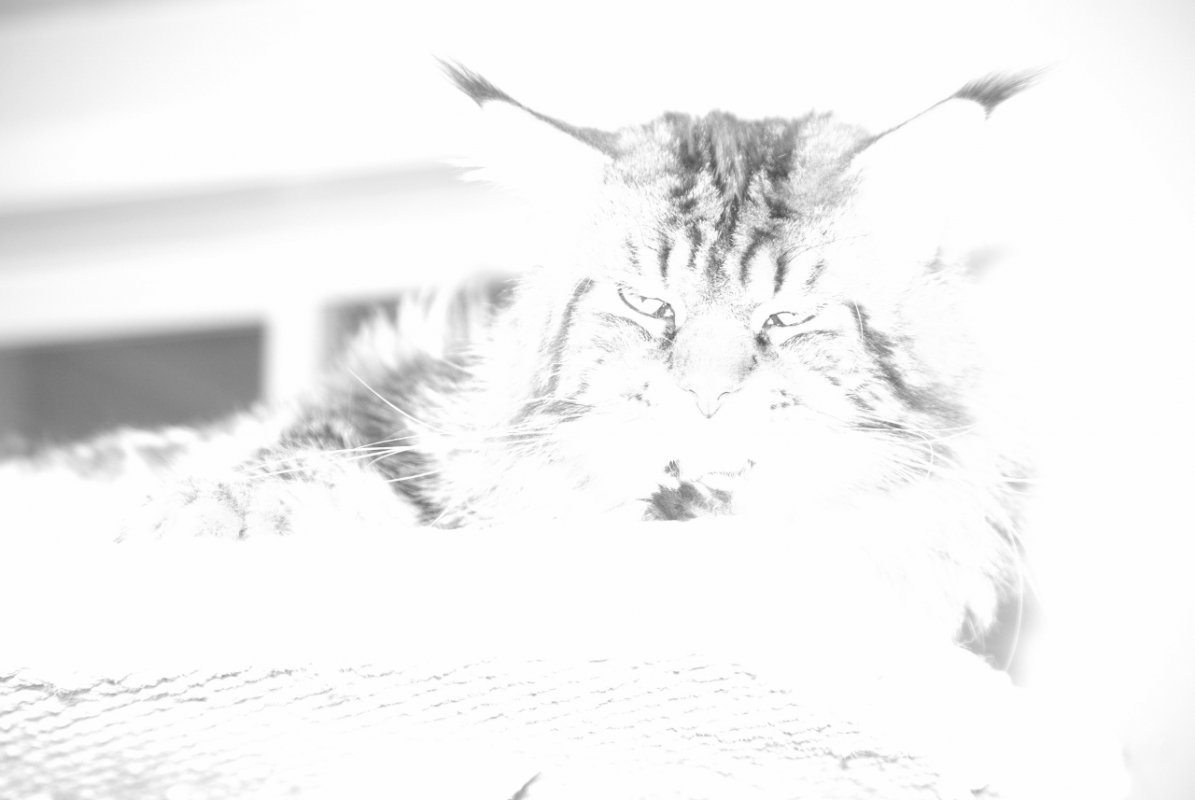
#> input picture over_exposure_grey.jpg, 1195 x 800 px
$ python midterm_q4.py
#> lines starting #> are read from the running program, lines starting #| are printed output that depends on the picture
from PIL import Image, ImageFilter, ImageEnhance

def image_enhancement(image_path):
    # 打開原始影像
#> called with image_path = 'over_exposure_grey.jpg'
    original_image = Image.open(image_path)
#> original_image is the input picture: PIL image 1195x800 L; min 73, max 255, mean 242.9

    # 1. 模糊處理
    blurred_image = original_image.filter(ImageFilter.BLUR)

    # 2. 銳化處理
    sharpened_image = blurred_image.filter(ImageFilter.SHARPEN)

    # 3. 調整亮度
    brightness = ImageEnhance.Brightness(sharpened_image)
    enhanced_brightness_image = brightness.enhance(0.85)  # 增強亮度1.5倍
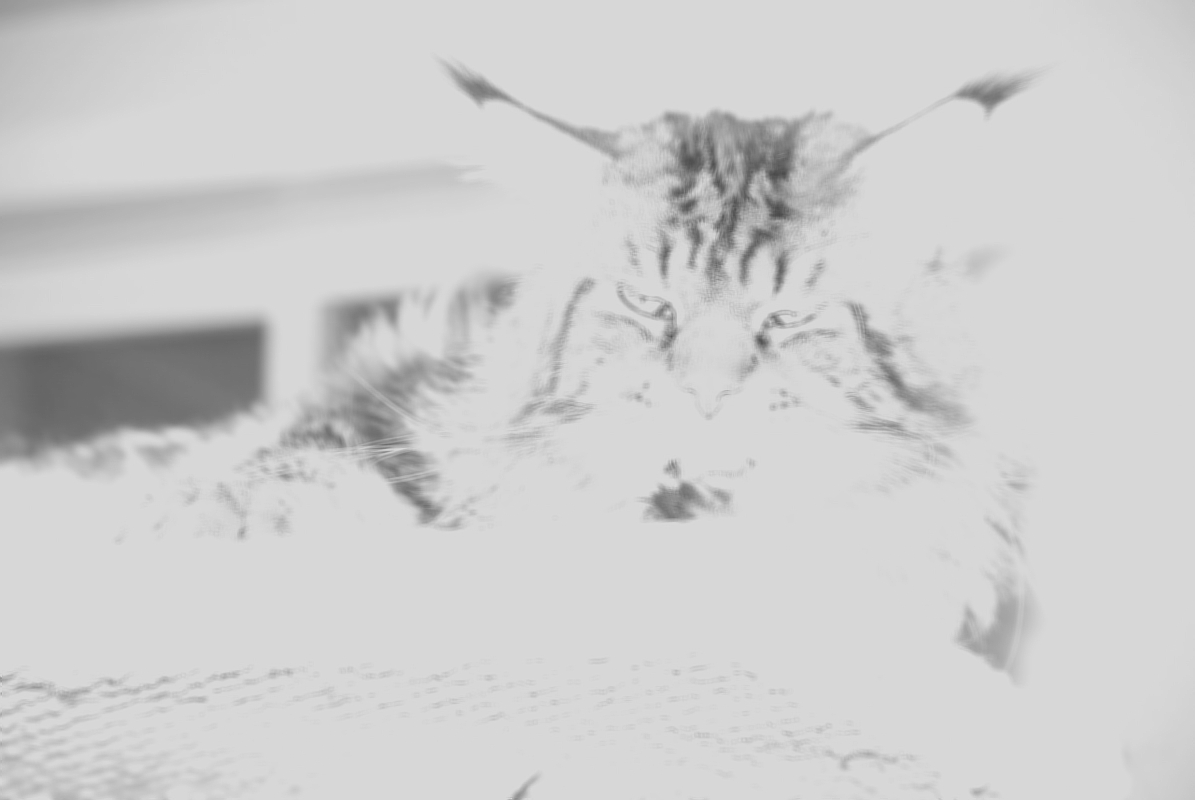
#> enhanced_brightness_image: PIL image 1195x800 L; min 73, max 216, mean 205.9

    # 4. 調整對比度
    contrast = ImageEnhance.Contrast(enhanced_brightness_image)
    enhanced_contrast_image = contrast.enhance(3.5)  # 增強對比度1.5倍
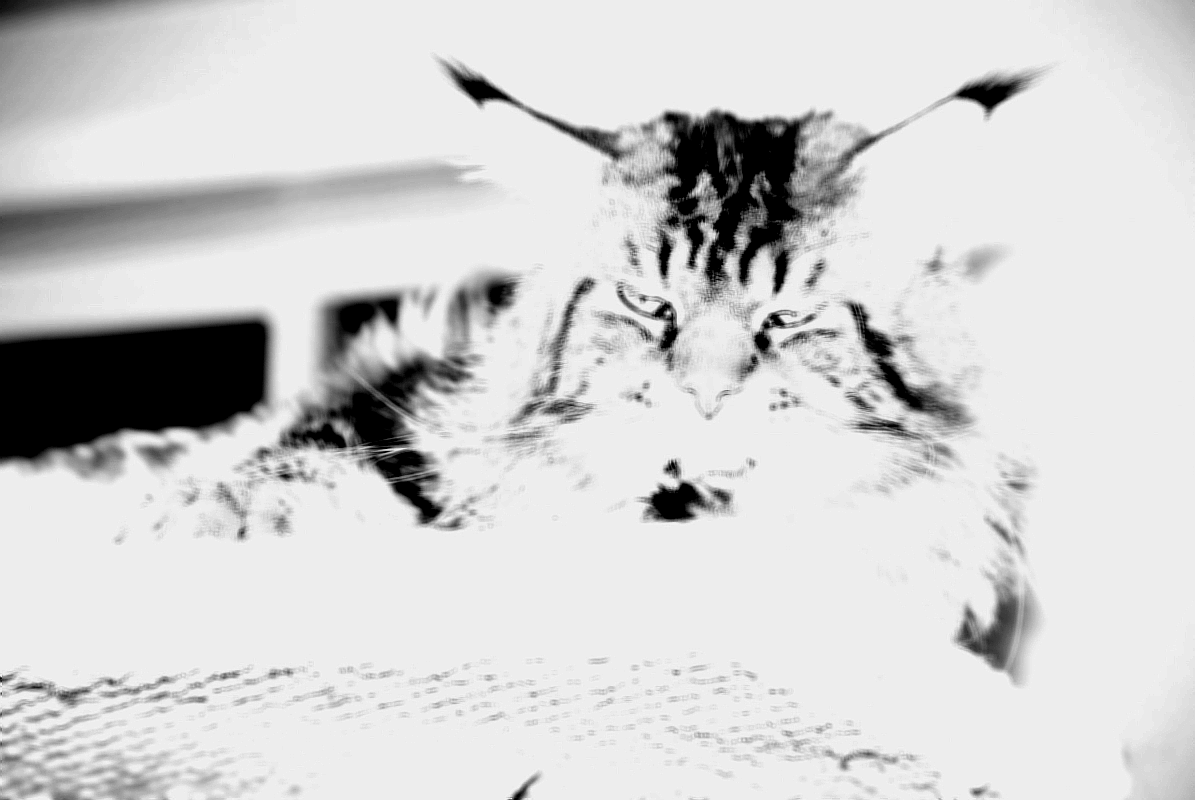
#> enhanced_contrast_image: PIL image 1195x800 L; min 0, max 241, mean 209.3

    # 5. 儲存增強後的影像
    output_path = "enhanced_image.png"
    enhanced_contrast_image.save(output_path)
    print(f"影像增強完成，結果已儲存至 {output_path}")

    # 顯示增強後的影像
    enhanced_contrast_image.show()

def main():
    # 輸入原始影像路徑
    image_path = "over_exposure_grey.jpg"

    # 執行影像增強
    image_enhancement(image_path)

if __name__ == "__main__":
    main()
